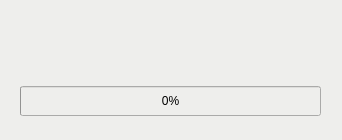
<?xml version="1.0" encoding="UTF-8"?>
<ui version="4.0">
 <class>MyProgressbar</class>
 <widget class="QWidget" name="MyProgressbar">
  <property name="geometry">
   <rect>
    <x>0</x>
    <y>0</y>
    <width>342</width>
    <height>140</height>
   </rect>
  </property>
  <property name="windowTitle">
   <string>Form</string>
  </property>
  <property name="styleSheet">
   <string notr="true">background-color: rgb(238, 238, 236);</string>
  </property>
  <widget class="QWidget" name="">
   <property name="geometry">
    <rect>
     <x>20</x>
     <y>20</y>
     <width>301</width>
     <height>98</height>
    </rect>
   </property>
   <layout class="QVBoxLayout" name="verticalLayout">
    <item>
     <layout class="QHBoxLayout" name="horizontalLayout">
      <item>
       <spacer name="horizontalSpacer">
        <property name="orientation">
         <enum>Qt::Horizontal</enum>
        </property>
        <property name="sizeHint" stdset="0">
         <size>
          <width>40</width>
          <height>20</height>
         </size>
        </property>
       </spacer>
      </item>
      <item>
       <widget class="QLabel" name="label_name">
        <property name="minimumSize">
         <size>
          <width>200</width>
          <height>25</height>
         </size>
        </property>
        <property name="maximumSize">
         <size>
          <width>16777215</width>
          <height>35</height>
         </size>
        </property>
        <property name="text">
         <string/>
        </property>
       </widget>
      </item>
      <item>
       <spacer name="horizontalSpacer_2">
        <property name="orientation">
         <enum>Qt::Horizontal</enum>
        </property>
        <property name="sizeHint" stdset="0">
         <size>
          <width>17</width>
          <height>58</height>
         </size>
        </property>
       </spacer>
      </item>
     </layout>
    </item>
    <item>
     <widget class="QProgressBar" name="progressBar">
      <property name="minimumSize">
       <size>
        <width>0</width>
        <height>30</height>
       </size>
      </property>
      <property name="value">
       <number>0</number>
      </property>
     </widget>
    </item>
   </layout>
  </widget>
 </widget>
 <resources/>
 <connections/>
</ui>
